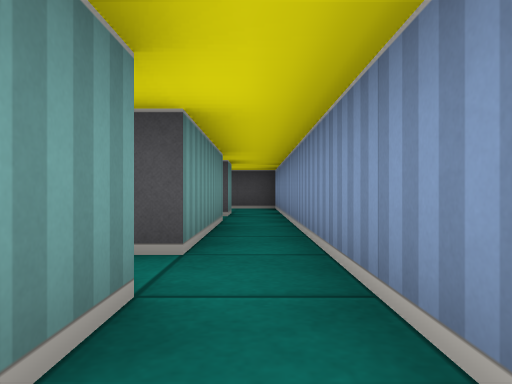
[1] (above)

14 first-person views from a walk through a cub3D ray-caster map. The camera is about half as high as the walls, looks level and sees 70° across. The floor is counted in squares. Each view is taken from the middle of a square. On the plan, view 1 faces up. The plan holds only what a view shows up to about 9 squares ahead; the rest is blank.

[2]
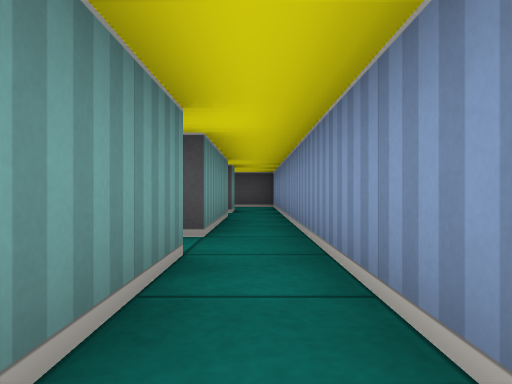

[3]
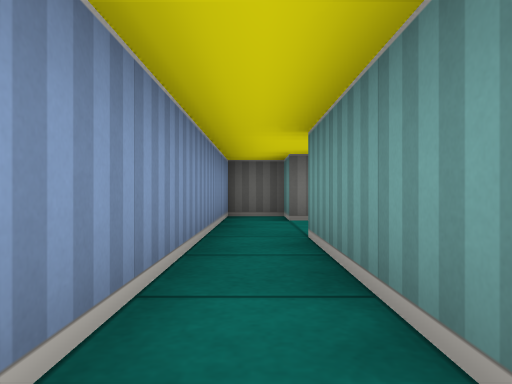

[4]
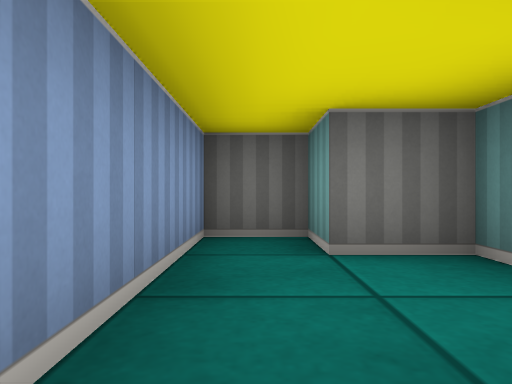

[5]
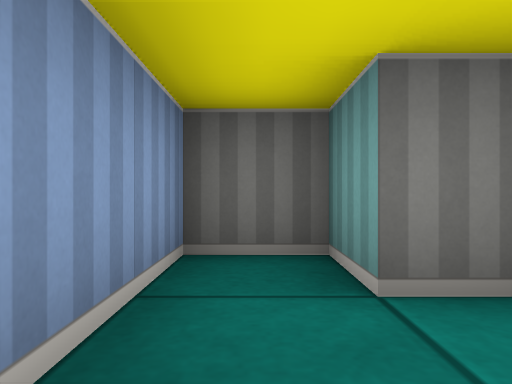

[6]
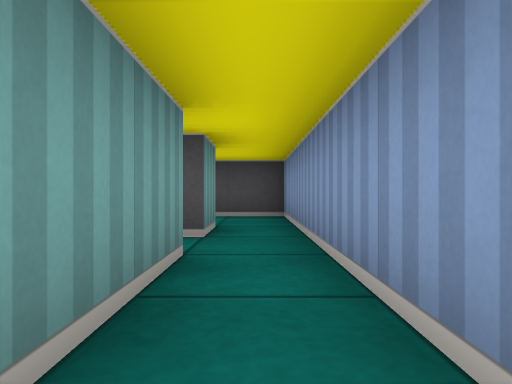

[7]
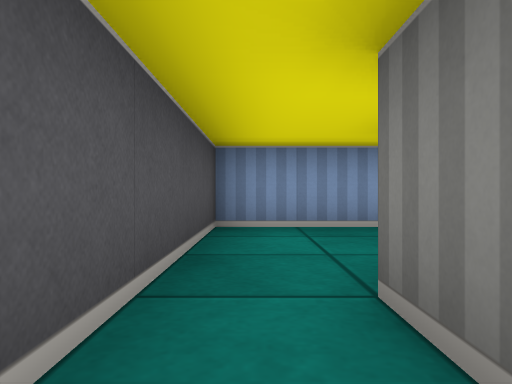

[8]
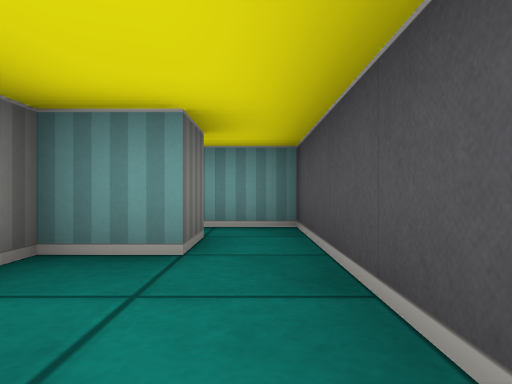

[9]
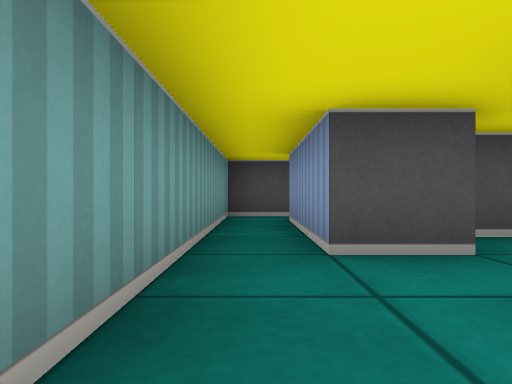

[10]
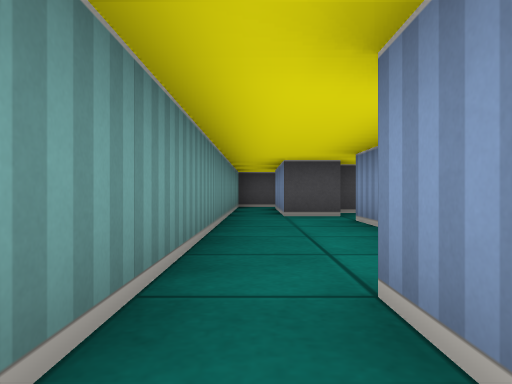

[11]
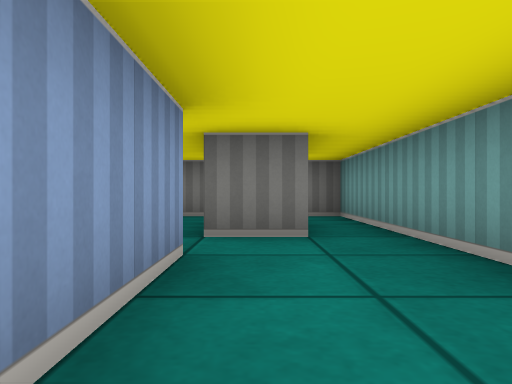

[12]
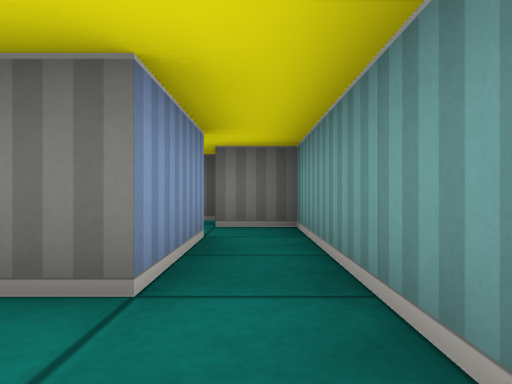

[13]
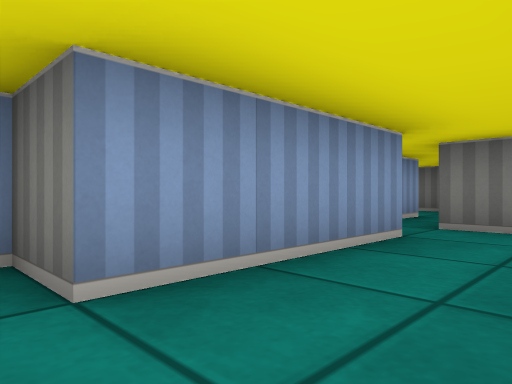

[14]
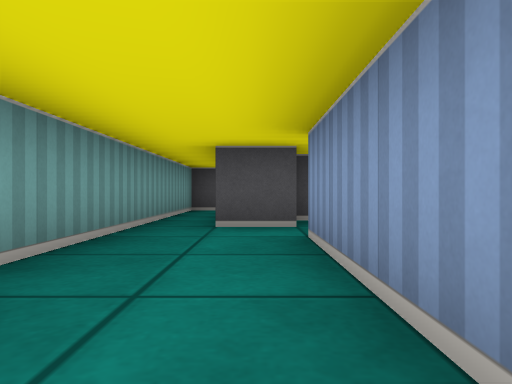

### Floor plan
Points are (right, up) in squares from view 1. A wall is a line through its corners. A room is listed if a view was taken in it or the views show most of it. See-through windows are left out.
Room 1 (views 1, 2, 3, 4)
walls: (-0.5, 1.5) (-0.5, -1.5); (0.5, -1.5) (0.5, 2.5)
ways out: opening at (0, -1) to room 2; opening at (0, 3) to room 3
Room 2 (view 5)
walls: (-1.6, -3.5) (-0.5, -3.5) (-0.5, -4.5) (0.5, -4.5) (0.5, -1.5)
ways out: opening at (0, -1) to room 1; opening at (-1, -2) to room 7
Room 3 (view 6)
walls: (-0.5, 5.5) (-0.5, 2.5); (-0.5, 6.5) (-2.5, 6.5); (0.5, 2.5) (0.5, 6.5)
ways out: opening at (0, 3) to room 1; opening at (0, 7) to room 5; opening at (-2, 6) to room 6
Room 4 (view 7)
walls: (-3.5, 9.5) (-4.5, 9.5) (-4.5, 5.5); (-3.5, 5.5) (-3.5, 8.5)
ways out: opening at (-3, 9) to room 5; opening at (-4, 5) to room 6
Room 5 (view 8)
walls: (-0.5, 7.5) (-0.5, 6.5); (0.5, 6.5) (0.5, 9.5) (-3.5, 9.5); (-3.5, 8.5) (-2.5, 8.5) (-2.5, 7.5)
ways out: opening at (0, 7) to room 3; opening at (-3, 9) to room 4
Room 6 (views 9, 10, 11, 12, 13, 14)
walls: (-2.5, 1.4) (-2.5, 4.5) (-1.5, 4.5); (-2.4, 5.5) (-3.5, 5.5); (-4.5, 5.5) (-4.5, -1.5); (-3.5, -1.5) (-3.5, 0.5) (-2.5, 0.5)
ways out: opening at (-2, 6) to room 3; opening at (-4, 5) to room 4; opening at (-4, -2) to room 7
Room 7 (no view inside)
walls: (-2.1, -2.5) (-1.6, -2.5); (-4.5, -1.5) (-4.5, -2.5) (-3.5, -2.5); (-1.5, -1.5) (-1.5, -0.8)
ways out: opening at (-1, -2) to room 2; opening at (-4, -2) to room 6

Where each view was taken, in squares from view 1:
view 1: 0 up, 0 right, facing up
view 2: 1 down, 0 right, facing up
view 3: 2 up, 0 right, facing down
view 4: 1 down, 0 right, facing down
view 5: 2 down, 0 right, facing down
view 6: 3 up, 0 right, facing up
view 7: 9 up, 4 left, facing right
view 8: 9 up, 0 right, facing left
view 9: 3 up, 4 left, facing up
view 10: 1 down, 4 left, facing up
view 11: 4 up, 3 left, facing down
view 12: 2 up, 4 left, facing down
view 13: 5 up, 4 left, facing down-right
view 14: 1 up, 3 left, facing up
